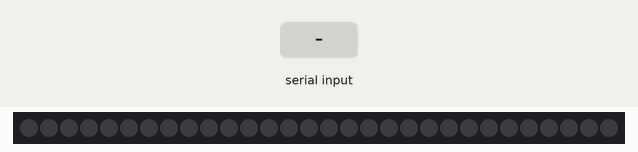
Simulated run of this sketch. Board: Arduino Uno, built with avr-gcc and run on an emulated ATmega328P. On the bench: 30 RGB LEDs in strip order, left to right. Inputs (shaded band) come from the test bench.

Above: at 1.2 s.
1.3 s: "<#rainbow>" received over Serial
At 1.8 s:
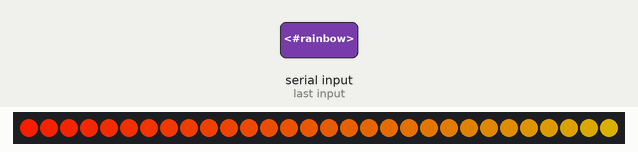
2.9 s: "<#cycle>" received over Serial
At 3.37 s:
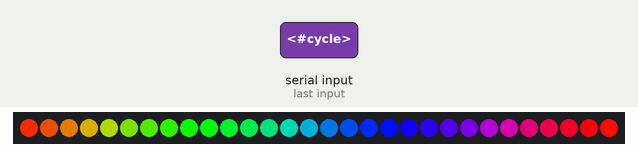
5.6 s: "<90,45>" received over Serial
At 6.4 s:
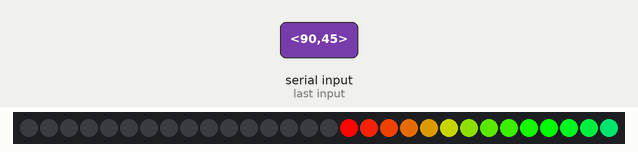
7.2 s: "<#rainbow>" received over Serial
At 7.7 s:
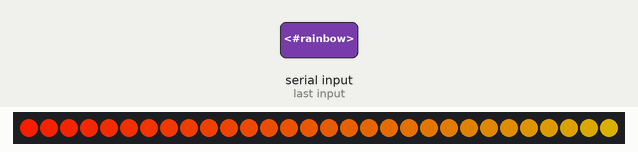
10.2 s: "<#cycle>" received over Serial
At 12.23 s:
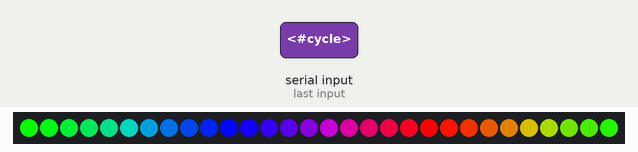
13.2 s: "<30,150>" received over Serial
At 15.5 s:
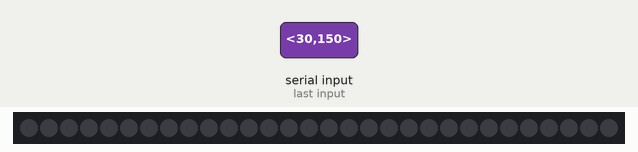

The sketch:

Arduino-NeoPixel-Program.ino
```cpp
#include <Adafruit_NeoPixel.h>

// Gamma correction
extern const uint8_t gamma8[];

const byte numChars = 32;
char receivedChars[numChars];
boolean newData = false;

// SET NEOPIXEL STRIP VARIABLES
#define PIN 6 // What pin are the NeoPixels connected to?
#define LEDs 30 // How many LEDs are on your NeoPixel strip?

// Define NeoPixel strip
Adafruit_NeoPixel strip = Adafruit_NeoPixel(LEDs, PIN, NEO_GRB + NEO_KHZ800);

void setup() {
  Serial.begin(9600);
  strip.begin(); // Initilize NeoPixel strip
  strip.show(); // Initialize all pixels to 'off'
}

void loop() {
  recvWithStartEndMarkers();
  showColors();
}

void recvWithStartEndMarkers() {
  static boolean recvInProgress = false;
  static byte ndx = 0;
  char startMarker = '<';
  char endMarker = '>';
  char rc;

  while (Serial.available() > 0 && newData == false) {
    rc = Serial.read();

    if (recvInProgress == true) {
      if (rc != endMarker) {
        receivedChars[ndx] = rc;
        ndx++;
        if (ndx >= numChars) {
          ndx = numChars - 1;
        }
      }
      else {
        receivedChars[ndx] = '\0'; // terminate the string
        recvInProgress = false;
        ndx = 0;
        newData = true;
      }
    }

    else if (rc == startMarker) {
      recvInProgress = true;
    }
  }
}

void showColors() {
  if (newData == true) {
    if (String(receivedChars) == "#rainbow") {
      newData = false;
      rainbow(50);
    } else if (String(receivedChars) == "#cycle") {
      newData = false;
      rainbowCycle(20);
    } else {
      // Get rid of '#' and convert it to integer
      long number = strtol( &receivedChars[1], NULL, 16);

      // Split them up into r, g, b values
      long red = number >> 16;
      long green = number >> 8 & 0xFF;
      long blue = number & 0xFF;

      colorWipe(strip.Color(pgm_read_byte(&gamma8[red]), pgm_read_byte(&gamma8[green]), pgm_read_byte(&gamma8[blue])), 50);
      newData = false;
    }
  }
}

// Fill the dots one after the other with a color
void colorWipe(uint32_t c, uint8_t wait) {
  for (uint16_t i = 0; i < strip.numPixels(); i++) {
    strip.setPixelColor(i, c);
    strip.show();
    delay(wait);
  }
}

void rainbow(uint8_t wait) {
  uint16_t i, j;
  while (newData == false) {
    for (j = 0; j < 256; j++) {
      for (i = 0; i < strip.numPixels(); i++) {
        strip.setPixelColor(i, Wheel((i + j) & 255));
      }
      strip.show();
      recvWithStartEndMarkers();
      if (newData == true) break;
      delay(wait);
    }
  }
}

// Slightly different, this makes the rainbow equally distributed throughout
void rainbowCycle(uint8_t wait) {
  uint16_t i, j;
  while (newData == false) {
    for (j = 0; j < 256 * 5; j++) { // 5 cycles of all colors on wheel
      for (i = 0; i < strip.numPixels(); i++) {
        strip.setPixelColor(i, Wheel(((i * 256 / strip.numPixels()) + j) & 255));
      }
      strip.show();
      recvWithStartEndMarkers();
      if (newData == true) break;
      delay(wait);
    }
  }
}

// Input a value 0 to 255 to get a color value.
// The colours are a transition r - g - b - back to r.
uint32_t Wheel(byte WheelPos) {
  WheelPos = 255 - WheelPos;
  if (WheelPos < 85) {
    return strip.Color(255 - WheelPos * 3, 0, WheelPos * 3);
  }
  if (WheelPos < 170) {
    WheelPos -= 85;
    return strip.Color(0, WheelPos * 3, 255 - WheelPos * 3);
  }
  WheelPos -= 170;
  return strip.Color(WheelPos * 3, 255 - WheelPos * 3, 0);
}

// Gamma correction
const uint8_t PROGMEM gamma8[] = {
  0,  0,  0,  0,  0,  0,  0,  0,  0,  0,  0,  0,  0,  0,  0,  0,
  0,  0,  0,  0,  0,  0,  0,  0,  0,  0,  0,  0,  1,  1,  1,  1,
  1,  1,  1,  1,  1,  1,  1,  1,  1,  2,  2,  2,  2,  2,  2,  2,
  2,  3,  3,  3,  3,  3,  3,  3,  4,  4,  4,  4,  4,  5,  5,  5,
  5,  6,  6,  6,  6,  7,  7,  7,  7,  8,  8,  8,  9,  9,  9, 10,
  10, 10, 11, 11, 11, 12, 12, 13, 13, 13, 14, 14, 15, 15, 16, 16,
  17, 17, 18, 18, 19, 19, 20, 20, 21, 21, 22, 22, 23, 24, 24, 25,
  25, 26, 27, 27, 28, 29, 29, 30, 31, 32, 32, 33, 34, 35, 35, 36,
  37, 38, 39, 39, 40, 41, 42, 43, 44, 45, 46, 47, 48, 49, 50, 50,
  51, 52, 54, 55, 56, 57, 58, 59, 60, 61, 62, 63, 64, 66, 67, 68,
  69, 70, 72, 73, 74, 75, 77, 78, 79, 81, 82, 83, 85, 86, 87, 89,
  90, 92, 93, 95, 96, 98, 99, 101, 102, 104, 105, 107, 109, 110, 112, 114,
  115, 117, 119, 120, 122, 124, 126, 127, 129, 131, 133, 135, 137, 138, 140, 142,
  144, 146, 148, 150, 152, 154, 156, 158, 160, 162, 164, 167, 169, 171, 173, 175,
  177, 180, 182, 184, 186, 189, 191, 193, 196, 198, 200, 203, 205, 208, 210, 213,
  215, 218, 220, 223, 225, 228, 231, 233, 236, 239, 241, 244, 247, 249, 252, 255
};
```

Measured:
- after the input at 1.3 s, the LEDs: first change at once (image 1 shows a later state)
- after the input at 2.9 s, the LEDs: change after 0.32 s (image 2)
- after the input at 5.6 s, the LEDs: first change at once (image 3 shows a later state)
- after the input at 7.2 s, the LEDs: first change at once (image 4 shows a later state)
- after the input at 10.2 s, the LEDs: first change after 0.32 s (image 5 shows a later state)
- after the input at 13.2 s, the LEDs: first change at once (image 6 shows a later state)
